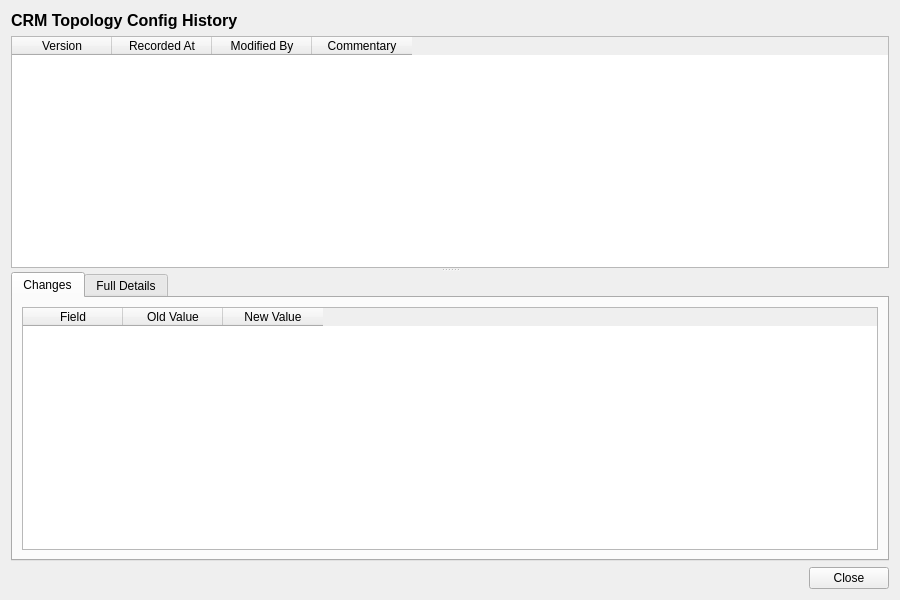
<?xml version="1.0" encoding="UTF-8"?>
<ui version="4.0">
 <class>CrmTopologyConfigHistoryDialog</class>
 <widget class="QWidget" name="CrmTopologyConfigHistoryDialog">
  <property name="geometry">
   <rect>
    <x>0</x>
    <y>0</y>
    <width>900</width>
    <height>600</height>
   </rect>
  </property>
  <property name="windowTitle">
   <string>CRM Topology Config History</string>
  </property>
  <layout class="QVBoxLayout" name="verticalLayout">
   <item>
    <widget class="QLabel" name="titleLabel">
     <property name="font">
      <font>
       <pointsize>12</pointsize>
       <bold>true</bold>
      </font>
     </property>
     <property name="text">
      <string>CRM Topology Config History</string>
     </property>
    </widget>
   </item>
   <item>
    <widget class="QSplitter" name="splitter">
     <property name="orientation">
      <enum>Qt::Vertical</enum>
     </property>
     <widget class="QTableWidget" name="versionListWidget">
      <property name="minimumHeight">
       <number>150</number>
      </property>
      <property name="maximumHeight">
       <number>250</number>
      </property>
      <property name="alternatingRowColors">
       <bool>true</bool>
      </property>
      <property name="editTriggers">
       <set>QAbstractItemView::NoEditTriggers</set>
      </property>
      <property name="selectionMode">
       <enum>QAbstractItemView::SingleSelection</enum>
      </property>
      <property name="selectionBehavior">
       <enum>QAbstractItemView::SelectRows</enum>
      </property>
      <column>
       <property name="text">
        <string>Version</string>
       </property>
      </column>
      <column>
       <property name="text">
        <string>Recorded At</string>
       </property>
      </column>
      <column>
       <property name="text">
        <string>Modified By</string>
       </property>
      </column>
      <column>
       <property name="text">
        <string>Commentary</string>
       </property>
      </column>
     </widget>
     <widget class="QWidget" name="detailWidget">
      <layout class="QVBoxLayout" name="detailLayout">
       <property name="leftMargin">
        <number>0</number>
       </property>
       <property name="topMargin">
        <number>0</number>
       </property>
       <property name="rightMargin">
        <number>0</number>
       </property>
       <property name="bottomMargin">
        <number>0</number>
       </property>
       <item>
        <widget class="QTabWidget" name="tabWidget">
         <property name="currentIndex">
          <number>0</number>
         </property>
         <widget class="QWidget" name="changesTab">
          <attribute name="title">
           <string>Changes</string>
          </attribute>
          <layout class="QVBoxLayout" name="changesTabLayout">
           <item>
            <widget class="QTableWidget" name="changesTableWidget">
             <property name="editTriggers">
              <set>QAbstractItemView::NoEditTriggers</set>
             </property>
             <property name="alternatingRowColors">
              <bool>true</bool>
             </property>
             <property name="selectionMode">
              <enum>QAbstractItemView::SingleSelection</enum>
             </property>
             <property name="selectionBehavior">
              <enum>QAbstractItemView::SelectRows</enum>
             </property>
             <column>
              <property name="text">
               <string>Field</string>
              </property>
             </column>
             <column>
              <property name="text">
               <string>Old Value</string>
              </property>
             </column>
             <column>
              <property name="text">
               <string>New Value</string>
              </property>
             </column>
            </widget>
           </item>
          </layout>
         </widget>
         <widget class="QWidget" name="fullDetailsTab">
          <attribute name="title">
           <string>Full Details</string>
          </attribute>
          <layout class="QVBoxLayout" name="fullDetailsTabLayout">
           <item>
            <widget class="QScrollArea" name="scrollArea">
             <property name="widgetResizable">
              <bool>true</bool>
             </property>
             <widget class="QWidget" name="scrollAreaWidgetContents">
              <property name="geometry">
               <rect>
                <x>0</x>
                <y>0</y>
                <width>560</width>
                <height>450</height>
               </rect>
              </property>
              <layout class="QFormLayout" name="formLayout">
               <item row="0" column="0">
                <widget class="QLabel" name="idLabel">
                 <property name="text">
                  <string>Id:</string>
                 </property>
                </widget>
               </item>
               <item row="0" column="1">
                <widget class="QLabel" name="idValue">
                 <property name="text">
                  <string/>
                 </property>
                </widget>
               </item>
               <item row="1" column="0">
                <widget class="QLabel" name="nameLabel">
                 <property name="text">
                  <string>Name:</string>
                 </property>
                </widget>
               </item>
               <item row="1" column="1">
                <widget class="QLabel" name="nameValue">
                 <property name="text">
                  <string/>
                 </property>
                </widget>
               </item>
               <item row="2" column="0">
                <widget class="QLabel" name="pivot_currency_codeLabel">
                 <property name="text">
                  <string>Pivot Currency:</string>
                 </property>
                </widget>
               </item>
               <item row="2" column="1">
                <widget class="QLabel" name="pivotCcyValue">
                 <property name="text">
                  <string/>
                 </property>
                </widget>
               </item>
               <item row="3" column="0">
                <widget class="QLabel" name="enabledLabel">
                 <property name="text">
                  <string>Enabled:</string>
                 </property>
                </widget>
               </item>
               <item row="3" column="1">
                <widget class="QLabel" name="enabledCheckBox">
                 <property name="text">
                  <string/>
                 </property>
                </widget>
               </item>
               <item row="4" column="0">
                <widget class="QLabel" name="versionNumberLabel">
                 <property name="text">
                  <string>Version:</string>
                 </property>
                </widget>
               </item>
               <item row="4" column="1">
                <widget class="QLabel" name="versionNumberValue">
                 <property name="text">
                  <string/>
                 </property>
                </widget>
               </item>
               <item row="5" column="0">
                <widget class="QLabel" name="modifiedByLabel">
                 <property name="text">
                  <string>Modified By:</string>
                 </property>
                </widget>
               </item>
               <item row="5" column="1">
                <widget class="QLabel" name="modifiedByValue">
                 <property name="text">
                  <string/>
                 </property>
                </widget>
               </item>
               <item row="6" column="0">
                <widget class="QLabel" name="recordedAtLabel">
                 <property name="text">
                  <string>Recorded At:</string>
                 </property>
                </widget>
               </item>
               <item row="6" column="1">
                <widget class="QLabel" name="recordedAtValue">
                 <property name="text">
                  <string/>
                 </property>
                </widget>
               </item>
               <item row="7" column="0">
                <widget class="QLabel" name="changeCommentaryLabel">
                 <property name="text">
                  <string>Change Commentary:</string>
                 </property>
                </widget>
               </item>
               <item row="7" column="1">
                <widget class="QLabel" name="changeCommentaryValue">
                 <property name="text">
                  <string/>
                 </property>
                 <property name="wordWrap">
                  <bool>true</bool>
                 </property>
                </widget>
               </item>
              </layout>
             </widget>
            </widget>
           </item>
          </layout>
         </widget>
        </widget>
       </item>
      </layout>
     </widget>
    </widget>
   </item>
   <item>
    <layout class="QHBoxLayout" name="buttonLayout">
     <item>
      <spacer name="horizontalSpacer">
       <property name="orientation">
        <enum>Qt::Horizontal</enum>
       </property>
       <property name="sizeHint" stdset="0">
        <size><width>40</width><height>20</height></size>
       </property>
      </spacer>
     </item>
     <item>
      <widget class="QPushButton" name="closeButton">
       <property name="text">
        <string>Close</string>
       </property>
      </widget>
     </item>
    </layout>
   </item>
  </layout>
 </widget>
 <resources/>
 <connections/>
</ui>
